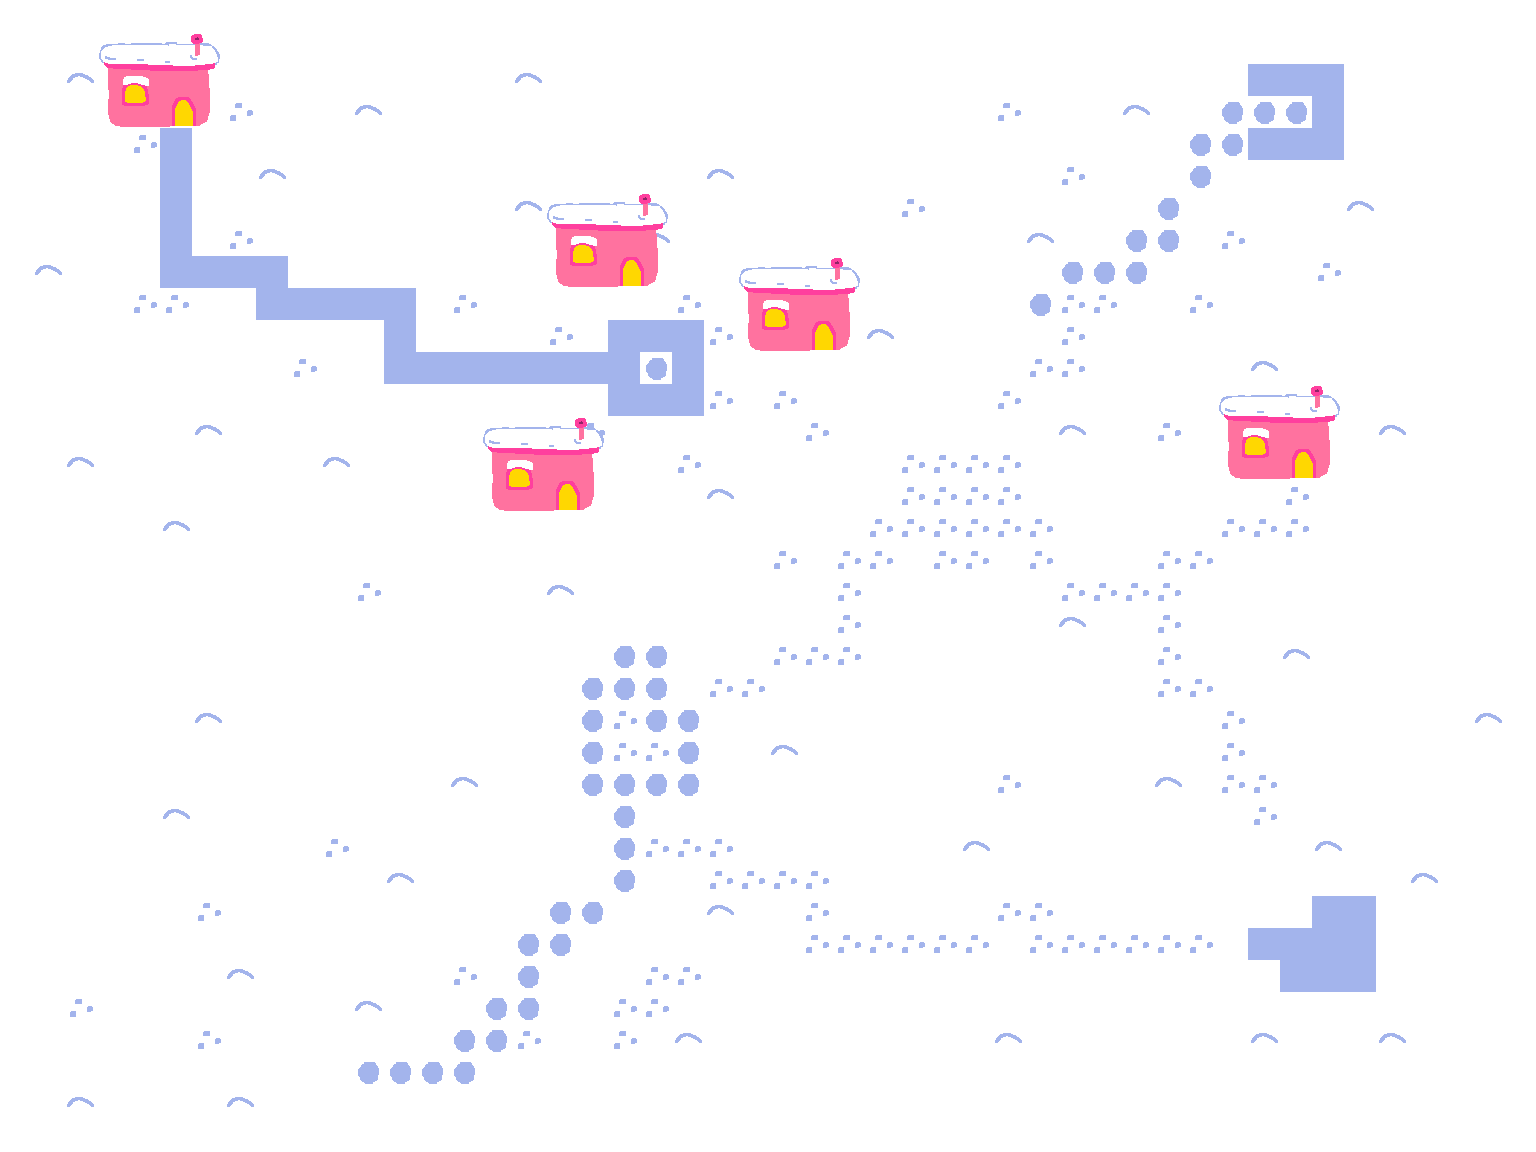

A level layout from a 2D game, rendered from its tile map. Below: a short description, then the map file with its tile-grid data intact:
An orthogonal 48x36 tile map with 32x32 px tiles, 1 tile layer (background), 5 image layers and 2 objects (2x Door).

<map version="1.0" orientation="orthogonal" renderorder="right-down" width="48" height="36" tilewidth="32" tileheight="32" nextobjectid="12">
 <tileset firstgid="1" name="snowtiles0" tilewidth="32" tileheight="32" tilecount="5" columns="5">
  <image source="snowtiles0.png" width="160" height="32" />
 </tileset>
 <layer name="background" width="48" height="36">
  <data encoding="csv">
1,1,1,1,1,1,1,1,1,1,1,1,1,1,1,1,1,1,1,1,1,1,1,1,1,1,1,1,1,1,1,1,1,1,1,1,1,1,1,1,1,1,1,1,1,1,1,1,
1,1,1,1,1,1,1,1,1,1,1,1,1,1,1,1,1,1,1,1,1,1,1,1,1,1,1,1,1,1,1,1,1,1,1,1,1,1,1,1,1,1,1,1,1,1,1,1,
1,1,2,1,1,1,1,1,1,1,1,1,1,1,1,1,2,1,1,1,1,1,1,1,1,1,1,1,1,1,1,1,1,1,1,1,1,1,1,5,5,5,1,1,1,1,1,1,
1,1,1,1,1,4,1,4,1,1,1,2,1,1,1,1,1,1,1,1,1,1,1,1,1,1,1,1,1,1,1,4,1,1,1,2,1,1,3,3,3,5,1,1,1,1,1,1,
1,1,1,1,4,5,1,1,1,1,1,1,1,1,1,1,1,1,1,1,1,1,1,1,1,1,1,1,1,1,1,1,1,1,1,1,1,3,3,5,5,5,1,1,1,1,1,1,
1,1,1,1,1,5,1,1,2,1,1,1,1,1,1,1,1,1,1,1,1,1,2,1,1,1,1,1,1,1,1,1,1,4,1,1,1,3,1,1,1,1,1,1,1,1,1,1,
1,1,1,1,1,5,1,1,1,1,1,1,1,1,1,1,2,1,1,1,1,1,1,1,1,1,1,1,4,1,1,1,1,1,1,1,3,1,1,1,1,1,2,1,1,1,1,1,
1,1,1,1,1,5,1,4,1,1,1,1,1,1,1,1,1,1,1,1,2,1,1,1,1,1,1,1,1,1,1,1,2,1,1,3,3,1,4,1,1,1,1,1,1,1,1,1,
1,2,1,1,1,5,5,5,5,1,1,1,1,1,1,1,1,1,1,1,1,1,1,1,1,1,1,1,1,1,1,1,1,3,3,3,1,1,1,1,1,4,1,1,1,1,1,1,
1,1,1,1,4,4,1,1,5,5,5,5,5,1,4,1,1,1,1,1,1,4,1,1,1,1,1,1,1,1,1,1,3,4,4,1,1,4,1,1,1,1,1,1,1,1,1,1,
1,1,1,1,1,1,1,1,1,1,1,1,5,1,1,1,1,4,1,5,5,5,4,1,1,1,1,2,1,1,1,1,1,4,1,1,1,1,1,1,1,1,1,1,1,1,1,1,
1,1,1,1,1,1,1,1,1,4,1,1,5,5,5,5,5,5,5,5,3,5,1,1,1,1,1,1,1,1,1,1,4,4,1,1,1,1,1,2,1,1,1,1,1,1,1,1,
1,1,1,1,1,1,1,1,1,1,1,1,1,1,1,1,1,1,1,5,5,5,4,1,4,1,1,1,1,1,1,4,1,1,1,1,1,1,1,1,1,1,1,1,1,1,1,1,
1,1,1,1,1,1,2,1,1,1,1,1,1,1,1,1,1,1,4,1,1,1,1,1,1,4,1,1,1,1,1,1,1,2,1,1,4,1,1,1,1,1,1,2,1,1,1,1,
1,1,2,1,1,1,1,1,1,1,2,1,1,1,1,1,1,1,1,1,1,4,1,1,1,1,1,1,4,4,4,4,1,1,1,1,1,1,1,1,1,1,1,1,1,1,1,1,
1,1,1,1,1,1,1,1,1,1,1,1,1,1,1,1,1,1,1,1,1,1,2,1,1,1,1,1,4,4,4,4,1,1,1,1,1,1,1,1,4,1,1,1,1,1,1,1,
1,1,1,1,1,2,1,1,1,1,1,1,1,1,1,1,1,1,1,1,1,1,1,1,1,1,1,4,4,4,4,4,4,1,1,1,1,1,4,4,4,1,1,1,1,1,1,1,
1,1,1,1,1,1,1,1,1,1,1,1,1,1,1,1,1,1,1,1,1,1,1,1,4,1,4,4,1,4,4,1,4,1,1,1,4,4,1,1,1,1,1,1,1,1,1,1,
1,1,1,1,1,1,1,1,1,1,1,4,1,1,1,1,1,2,1,1,1,1,1,1,1,1,4,1,1,1,1,1,1,4,4,4,4,1,1,1,1,1,1,1,1,1,1,1,
1,1,1,1,1,1,1,1,1,1,1,1,1,1,1,1,1,1,1,1,1,1,1,1,1,1,4,1,1,1,1,1,1,2,1,1,4,1,1,1,1,1,1,1,1,1,1,1,
1,1,1,1,1,1,1,1,1,1,1,1,1,1,1,1,1,1,1,3,3,1,1,1,4,4,4,1,1,1,1,1,1,1,1,1,4,1,1,1,2,1,1,1,1,1,1,1,
1,1,1,1,1,1,1,1,1,1,1,1,1,1,1,1,1,1,3,3,3,1,4,4,1,1,1,1,1,1,1,1,1,1,1,1,4,4,1,1,1,1,1,1,1,1,1,1,
1,1,1,1,1,1,2,1,1,1,1,1,1,1,1,1,1,1,3,4,3,3,1,1,1,1,1,1,1,1,1,1,1,1,1,1,1,1,4,1,1,1,1,1,1,1,2,1,
1,1,1,1,1,1,1,1,1,1,1,1,1,1,1,1,1,1,3,4,4,3,1,1,2,1,1,1,1,1,1,1,1,1,1,1,1,1,4,1,1,1,1,1,1,1,1,1,
1,1,1,1,1,1,1,1,1,1,1,1,1,1,2,1,1,1,3,3,3,3,1,1,1,1,1,1,1,1,1,4,1,1,1,1,2,1,4,4,1,1,1,1,1,1,1,1,
1,1,1,1,1,2,1,1,1,1,1,1,1,1,1,1,1,1,1,3,1,1,1,1,1,1,1,1,1,1,1,1,1,1,1,1,1,1,1,4,1,1,1,1,1,1,1,1,
1,1,1,1,1,1,1,1,1,1,4,1,1,1,1,1,1,1,1,3,4,4,4,1,1,1,1,1,1,1,2,1,1,1,1,1,1,1,1,1,1,2,1,1,1,1,1,1,
1,1,1,1,1,1,1,1,1,1,1,1,2,1,1,1,1,1,1,3,1,1,4,4,4,4,1,1,1,1,1,1,1,1,1,1,1,1,1,1,1,1,1,1,2,1,1,1,
1,1,1,1,1,1,4,1,1,1,1,1,1,1,1,1,1,3,3,1,1,1,2,1,1,4,1,1,1,1,1,4,4,1,1,1,1,1,1,1,1,5,5,1,1,1,1,1,
1,1,1,1,1,1,1,1,1,1,1,1,1,1,1,1,3,3,1,1,1,1,1,1,1,4,4,4,4,4,4,1,4,4,4,4,4,4,1,5,5,5,5,1,1,1,1,1,
1,1,1,1,1,1,1,2,1,1,1,1,1,1,4,1,3,1,1,1,4,4,1,1,1,1,1,1,1,1,1,1,1,1,1,1,1,1,1,1,5,5,5,1,1,1,1,1,
1,1,4,1,1,1,1,1,1,1,1,2,1,1,1,3,3,1,1,4,4,1,1,1,1,1,1,1,1,1,1,1,1,1,1,1,1,1,1,1,1,1,1,1,1,1,1,1,
1,1,1,1,1,1,4,1,1,1,1,1,1,1,3,3,4,1,1,4,1,2,1,1,1,1,1,1,1,1,1,2,1,1,1,1,1,1,1,2,1,1,1,2,1,1,1,1,
1,1,1,1,1,1,1,1,1,1,1,3,3,3,3,1,1,1,1,1,1,1,1,1,1,1,1,1,1,1,1,1,1,1,1,1,1,1,1,1,1,1,1,1,1,1,1,1,
1,1,2,1,1,1,1,2,1,1,1,1,1,1,1,1,1,1,1,1,1,1,1,1,1,1,1,1,1,1,1,1,1,1,1,1,1,1,1,1,1,1,1,1,1,1,1,1,
1,1,1,1,1,1,1,1,1,1,1,1,1,1,1,1,1,1,1,1,1,1,1,1,1,1,1,1,1,1,1,1,1,1,1,1,1,1,1,1,1,1,1,1,1,1,1,1
</data>
 </layer>
 <imagelayer name="house" offsetx="96" offsety="32">
  <image source="house.png" width="128" height="96" />
 </imagelayer>
 <imagelayer name="house2" offsetx="544" offsety="192">
  <image source="house.png" width="128" height="96" />
 </imagelayer>
 <imagelayer name="house5" offsetx="736" offsety="256">
  <image source="house.png" width="128" height="96" />
 </imagelayer>
 <imagelayer name="house4" offsetx="480" offsety="416">
  <image source="house.png" width="128" height="96" />
 </imagelayer>
 <imagelayer name="house3" offsetx="1216" offsety="384">
  <image source="house.png" width="128" height="96" />
 </imagelayer>
 <objectgroup name="Doors">
  <object id="9" name="Door" x="160" y="96" width="32" height="32">
   <properties>
    <property name="Destination" value="map2.tmx" />
   </properties>
  </object>
  <object id="11" name="Door" x="544" y="480" width="32" height="32">
   <properties>
    <property name="Destination" value="map2.tmx" />
   </properties>
  </object>
 </objectgroup>
</map>